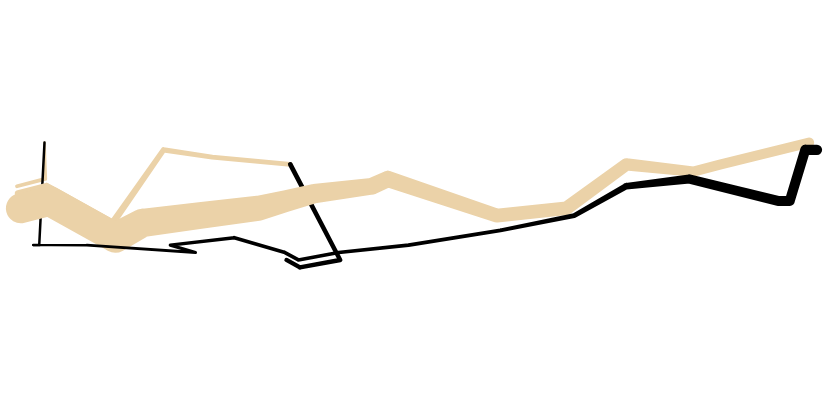

Source (notebook cell):
### Code cell
troops_chart

### Figure 1 — Vega-Lite specification as saved in the notebook (floating-point values rounded to 4 significant figures)
{"config": {"view": {"continuousWidth": 400, "continuousHeight": 300, "strokeOpacity": 0}}, "data": {"name": "data-b3f44305ecf20bba578bfbbfd3729210"}, "mark": "trail", "encoding": {"color": {"field": "direction", "legend": null, "scale": {"domain": ["A", "R"], "range": ["#ebd2a8", "#000000"]}, "type": "nominal"}, "detail": {"field": "group", "type": "quantitative"}, "latitude": {"field": "lat", "type": "quantitative"}, "longitude": {"field": "long", "type": "quantitative"}, "size": {"field": "survivors", "legend": null, "scale": {"range": [2, 30]}, "type": "quantitative"}, "tooltip": [{"field": "lat", "title": "Latitude", "type": "quantitative"}, {"field": "long", "title": "Longitude", "type": "quantitative"}, {"field": "survivors", "title": "Survivors", "type": "quantitative"}]}, "height": 400, "width": 800, "$schema": "https://vega.github.io/schema/vega-lite/v4.17.0.json", "datasets": {"data-b3f44305ecf20bba578bfbbfd3729210": [{"long": 24.0, "lat": 55.2, "survivors": 22000, "direction": "A", "group": 3}, {"long": 24.5, "lat": 55.3, "survivors": 22000, "direction": "A", "group": 3}, {"long": 24.6, "lat": 55.8, "survivors": 6000, "direction": "A", "group": 3}, {"long": 24.6, "lat": 55.8, "survivors": 6000, "direction": "R", "group": 3}, {"long": 24.2, "lat": 54.4, "survivors": 6000, "direction": "R", "group": 3}, {"long": 24.1, "lat": 54.4, "survivors": 6000, "direction": "R", "group": 3}, {"long": 24.0, "lat": 55.1, "survivors": 60000, "direction": "A", "group": 2}, {"long": 24.5, "lat": 55.2, "survivors": 60000, "direction": "A", "group": 2}, {"long": 25.5, "lat": 54.7, "survivors": 60000, "direction": "A", "group": 2}, {"long": 26.6, "lat": 55.7, "survivors": 40000, "direction": "A", "group": 2}, {"long": 27.4, "lat": 55.6, "survivors": 33000, "direction": "A", "group": 2}, {"long": 28.7, "lat": 55.5, "survivors": 33000, "direction": "A", "group": 2}, {"long": 28.7, "lat": 55.5, "survivors": 33000, "direction": "R", "group": 2}, {"long": 29.2, "lat": 54.2, "survivors": 30000, "direction": "R", "group": 2}, {"long": 28.5, "lat": 54.1, "survivors": 30000, "direction": "R", "group": 2}, {"long": 28.3, "lat": 54.2, "survivors": 28000, "direction": "R", "group": 2}, {"long": 24.0, "lat": 54.9, "survivors": 340000, "direction": "A", "group": 1}, {"long": 24.5, "lat": 55.0, "survivors": 340000, "direction": "A", "group": 1}, {"long": 25.5, "lat": 54.5, "survivors": 340000, "direction": "A", "group": 1}, {"long": 26.0, "lat": 54.7, "survivors": 320000, "direction": "A", "group": 1}, {"long": 27.0, "lat": 54.8, "survivors": 300000, "direction": "A", "group": 1}, {"long": 28.0, "lat": 54.9, "survivors": 280000, "direction": "A", "group": 1}, {"long": 28.5, "lat": 55.0, "survivors": 240000, "direction": "A", "group": 1}, {"long": 29.0, "lat": 55.1, "survivors": 210000, "direction": "A", "group": 1}, {"long": 30.0, "lat": 55.2, "survivors": 180000, "direction": "A", "group": 1}, {"long": 30.3, "lat": 55.3, "survivors": 175000, "direction": "A", "group": 1}, {"long": 32.0, "lat": 54.8, "survivors": 145000, "direction": "A", "group": 1}, {"long": 33.2, "lat": 54.9, "survivors": 140000, "direction": "A", "group": 1}, {"long": 34.4, "lat": 55.5, "survivors": 127100, "direction": "A", "group": 1}, {"long": 35.5, "lat": 55.4, "survivors": 100000, "direction": "A", "group": 1}, {"long": 36.0, "lat": 55.5, "survivors": 100000, "direction": "A", "group": 1}, {"long": 37.6, "lat": 55.8, "survivors": 100000, "direction": "A", "group": 1}, {"long": 37.7, "lat": 55.7, "survivors": 100000, "direction": "R", "group": 1}, {"long": 37.5, "lat": 55.7, "survivors": 98000, "direction": "R", "group": 1}, {"long": 37.0, "lat": 55.0, "survivors": 97000, "direction": "R", "group": 1}, {"long": 36.8, "lat": 55.0, "survivors": 96000, "direction": "R", "group": 1}, {"long": 35.4, "lat": 55.3, "survivors": 87000, "direction": "R", "group": 1}, {"long": 34.3, "lat": 55.2, "survivors": 55000, "direction": "R", "group": 1}, {"long": 33.3, "lat": 54.8, "survivors": 37000, "direction": "R", "group": 1}, {"long": 32.0, "lat": 54.6, "survivors": 24000, "direction": "R", "group": 1}, {"long": 30.4, "lat": 54.4, "survivors": 20000, "direction": "R", "group": 1}, {"long": 29.2, "lat": 54.3, "survivors": 20000, "direction": "R", "group": 1}, {"long": 28.5, "lat": 54.2, "survivors": 20000, "direction": "R", "group": 1}, {"long": 28.3, "lat": 54.3, "survivors": 20000, "direction": "R", "group": 1}, {"long": 27.5, "lat": 54.5, "survivors": 20000, "direction": "R", "group": 1}, {"long": 26.4, "lat": 54.4, "survivors": 14000, "direction": "R", "group": 1}, {"long": 26.8, "lat": 54.3, "survivors": 12000, "direction": "R", "group": 1}, {"long": 25.0, "lat": 54.4, "survivors": 8000, "direction": "R", "group": 1}, {"long": 24.4, "lat": 54.4, "survivors": 4000, "direction": "R", "group": 1}, {"long": 24.2, "lat": 54.4, "survivors": 4000, "direction": "R", "group": 1}, {"long": 24.1, "lat": 54.4, "survivors": 4000, "direction": "R", "group": 1}]}}
